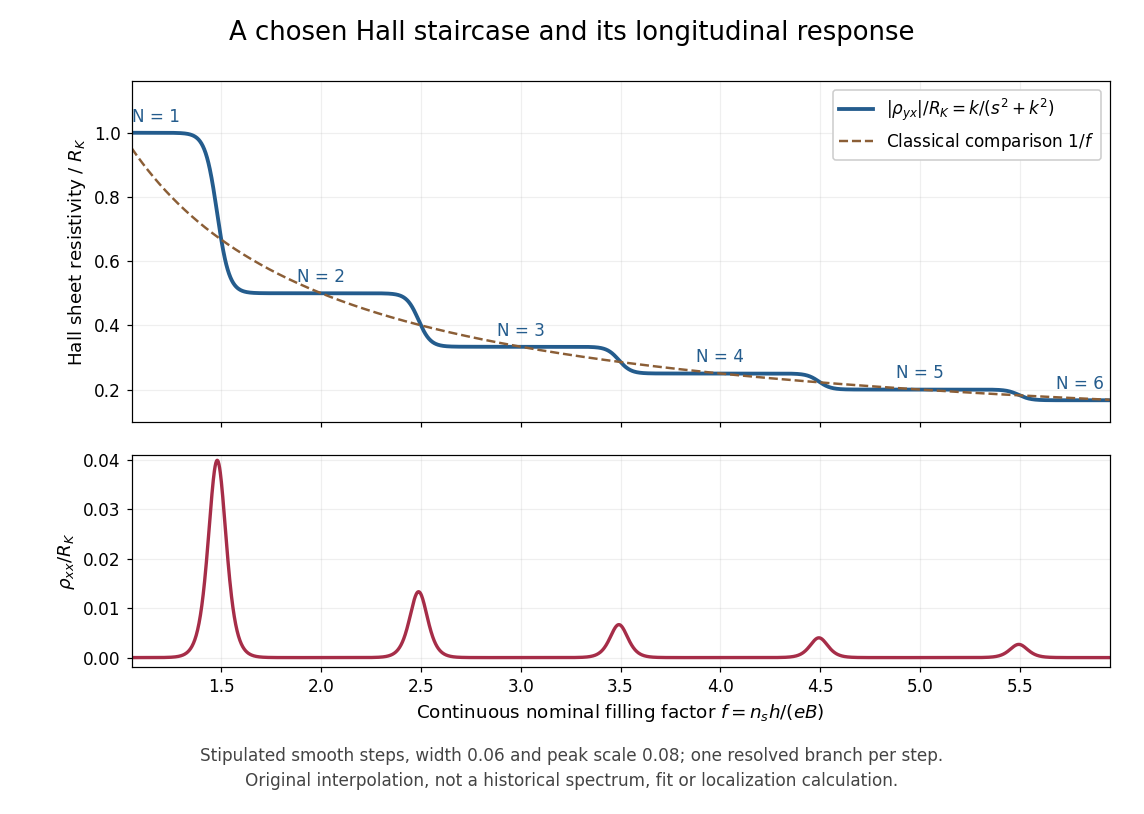

Generate this figure with Python:
"""Chosen phenomenological conductivities, not experimental data or a microscopic model."""
from pathlib import Path
import matplotlib
matplotlib.use('Agg')
import matplotlib.pyplot as plt
import numpy as np

f=np.linspace(1.05,5.95,2800)
t=np.tanh((f[:,None]-(np.arange(1,6)+.5))/.06)
k=1+.5*(1+t).sum(axis=1)
s=.08*(1-t*t).sum(axis=1)
rh=k/(s*s+k*k)
rxx=s/(s*s+k*k)
assert np.all(s>=0) and np.all(np.diff(k)>=0)
fig,(a,b)=plt.subplots(2,1,figsize=(10.4,7.4),sharex=True,gridspec_kw={'height_ratios':[1.6,1]})
fig.patch.set_facecolor('white')
fig.suptitle('A chosen Hall staircase and its longitudinal response',fontsize=17,y=.975)
a.plot(f,rh,lw=2.5,color='#245c8d',label=r'$|\rho_{yx}|/R_K=k/(s^2+k^2)$')
a.plot(f,1/f,'--',lw=1.6,color='#8b5e36',label=r'Classical comparison $1/f$')
for n in range(1,7):
    x=min(max(n,1.17),5.8)
    a.text(x,1/n+.035,f'N = {n}',fontsize=11,ha='center',color='#245c8d')
a.set(ylabel='Hall sheet resistivity / $R_K$',ylim=(.1,1.16))
a.legend(loc='upper right',fontsize=11,framealpha=1)
b.plot(f,rxx,lw=2.2,color='#a62d48')
b.set(xlabel=r'Continuous nominal filling factor $f=n_s h/(eB)$',ylabel=r'$\rho_{xx}/R_K$',ylim=(-.002,.041),xlim=(1.05,5.95),xticks=np.arange(1.5,6,.5))
for ax in [a,b]:
    ax.grid(alpha=.2)
    ax.tick_params(labelsize=11)
    ax.yaxis.label.set_size(12)
b.xaxis.label.set_size(12)
fig.text(.5,.035,'Stipulated smooth steps, width 0.06 and peak scale 0.08; one resolved branch per step.\nOriginal interpolation, not a historical spectrum, fit or localization calculation.',ha='center',fontsize=11,linespacing=1.45,color='#444')
fig.subplots_adjust(left=.115,right=.97,top=.9,bottom=.18,hspace=.12)
fig.savefig(Path(__file__).with_suffix('.png').name,dpi=110,facecolor='white')
plt.close(fig)
